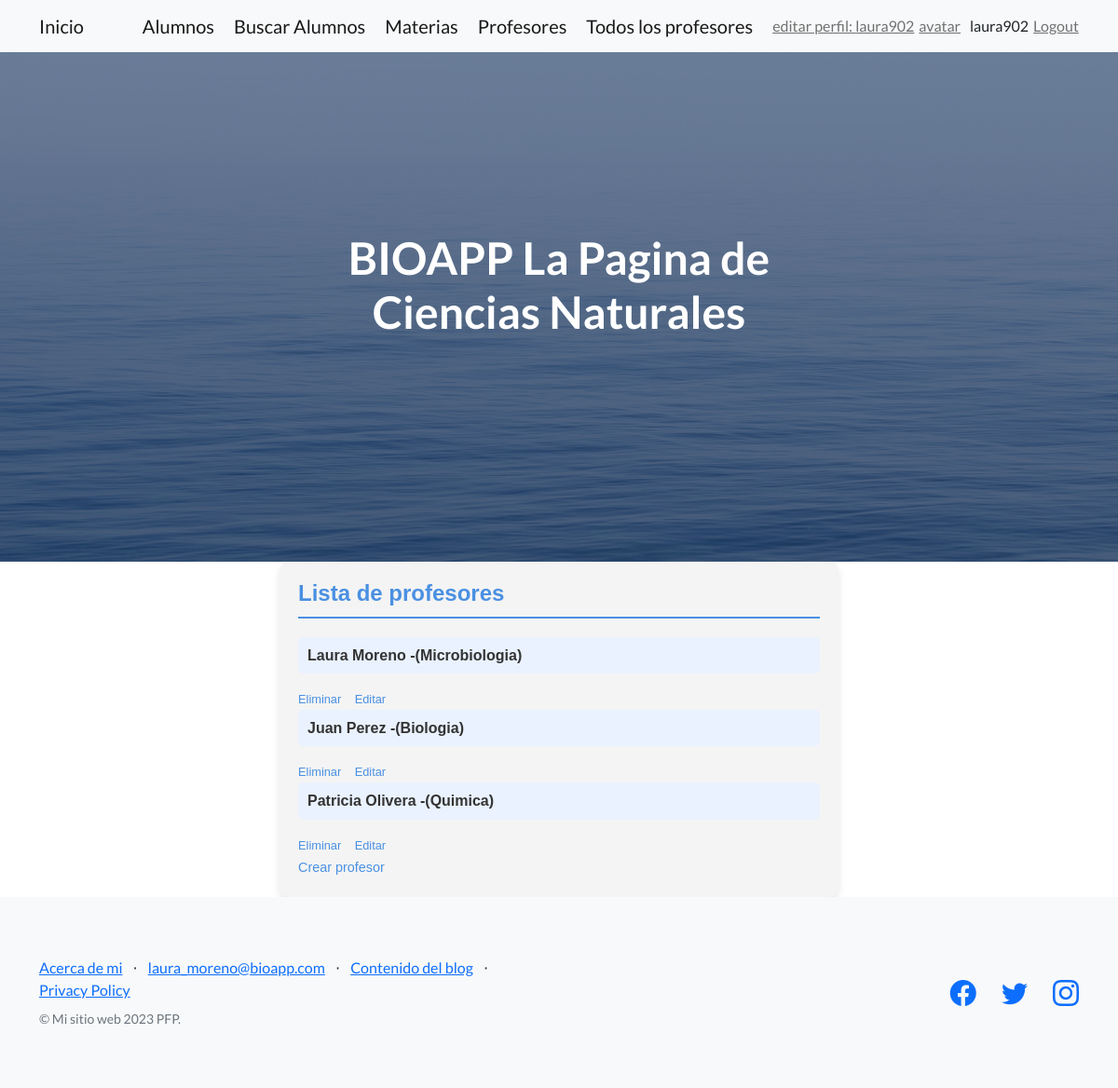
The app's page /bioapp/profesor-lista/ (signed in), older data.
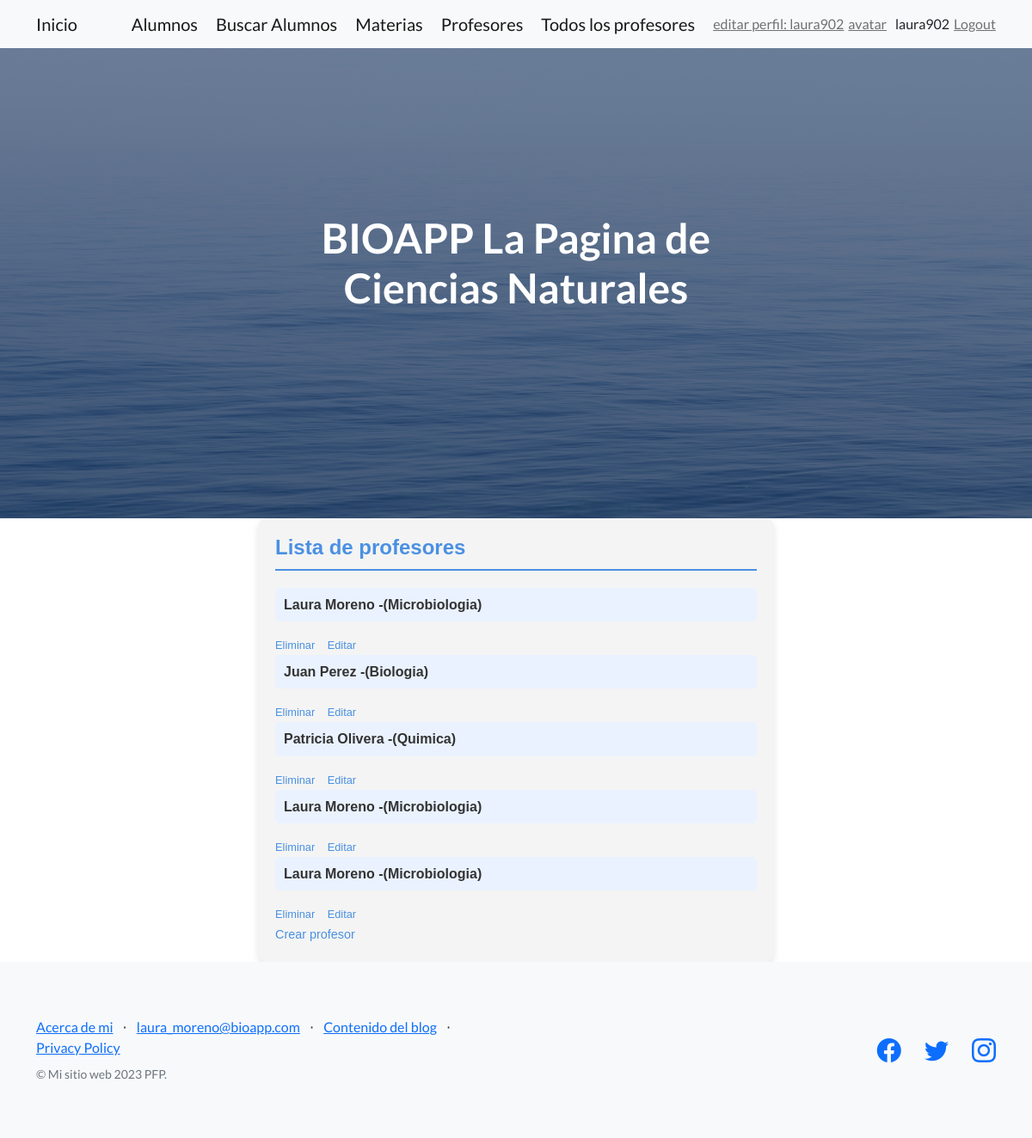
The same page, newer data.
### bioapp/models.py (models this page shows)
class Profesor(models.Model):
    nombre = models.CharField(max_length=30)
    apellido = models.CharField(max_length=100)
    materia= models.CharField(max_length=100)

### bioapp/views.py (the view)
# urls.py: path("profesor-lista/", profesores_crud_read_view),
@login_required
def profesores_crud_read_view(request):
    profesor = Profesor.objects.all()
    return render(request, "bioapp/profesor_lista.html", {"profesor": profesor})

### bioapp/templates/bioapp/profesor_lista.html
{% extends "bioapp/padre.html" %} {% block contenidoQueCambia %}
<div
  style="
    font-family: Arial, sans-serif;
    padding: 20px;
    background-color: #f4f4f4;
    max-width: 600px;
    margin: auto;
    border-radius: 10px;
    box-shadow: 0 4px 8px rgba(0, 0, 0, 0.1);
  "
>
  <h4
    style="
      color: #4a90e2;
      border-bottom: 2px solid #4a90e2;
      padding-bottom: 10px;
    "
  >
    Lista de profesores
  </h4>
  <div style="margin-top: 20px">
    {% for profesor in profesor %}
    <h6
      style="
        color: #333;
        background-color: #eaf2ff;
        padding: 10px;
        border-radius: 5px;
        margin-bottom: 15px;
      "
    >
      {{profesor.nombre}} {{profesor.apellido}} -({{profesor.materia}})
    </h6>
    <a
      href="/bioapp/profesor-eliminar/{{profesor.materia}}"
      style="
        font-size: 0.8em;
        color: #4a90e2;
        margin-right: 10px;
        text-decoration: none;
      "
      >Eliminar</a
    >
    <a
      href="/bioapp/profesor-editar/{{profesor.materia}}"
      style="
        font-size: 0.8em;
        color: #4a90e2;
        margin-right: 10px;
        text-decoration: none;
      "
      >Editar</a
    >
    {% endfor %}
  </div>
  <a
    href="/bioapp/profesor/"
    style="font-size: 0.9em; color: #4a90e2; text-decoration: none"
    >Crear profesor</a
  >
</div>
{% endblock %}

### bioapp/templates/bioapp/padre.html (shortened to what this page needs)
{% load static %}
<!DOCTYPE html>
<html lang="en">
  <head>
    <link
      href="https://cdn.jsdelivr.net/npm/bootstrap-icons@1.5.0/font/bootstrap-icons.css"
      rel="stylesheet"
      type="text/css"
    />
    <link href="{% static 'bioapp/css/styles.css'  %}" rel="stylesheet" />
  </head>
  <body>
    <nav class="navbar navbar-light bg-light static-top">
      <div class="container">
        {% if user.is_authenticated %}
         <a class="navbar-brand" href="/bioapp/inicio/">Inicio</a>
         <a class="navbar-brand" href="{% url 'bioapp:alumno_crear' %}"
          >Alumnos</a
         >
         <a class="navbar-brand" href="{% url 'bioapp:alumno_buscar' %}">
          Buscar Alumnos
         </a>
         <a class="navbar-brand" href="{% url 'bioapp:materias' %}"> Materias</a>
         <a class="navbar-brand" href="/bioapp/profesor/">Profesores</a>
         <a class="navbar-brand" href="/bioapp/profesor-lista/">Todos los profesores</a>
         <a class="navbar-text" href="{% url 'bioapp:editar-perfil' %}">editar perfil: {{ user.username }}</a>
         <a class="navbar-text" href="{% url 'bioapp:crear-avatar' %}"
          > avatar </a
         >
         <span class=""navbar-text">{{ user.username }}</span>
         <a class="navbar-text" href="{% url 'bioapp:logout' %}">Logout</a>
       {% else %}
         <a class="navbar-brand" href="{% url 'bioapp:login' %}">Login</a>
         <a class="navbar-brand" href="{% url 'bioapp:registro' %}">Registrar usuario</a>
       {% endif %}
      </div>
    </nav>
    <header class="masthead">
      <div class="container position-relative">
        <div class="row justify-content-center">
          <div class="col-xl-6">
            <div class="text-center text-white">
              <h1 class="mb-5">BIOAPP La Pagina de Ciencias Naturales</h1>
            </div>
          </div>
        </div>
      </div>
    </header>
    {% block contenidoQueCambia %} {% endblock %}
    <footer class="footer bg-light">
      <div class="container">
        <div class="row">
          <div class="col-lg-6 h-100 text-center text-lg-start my-auto">
            <ul class="list-inline mb-2">
              <li class="list-inline-item"><a href="{% url "bioapp:about" %}">Acerca de mi </a></li>
              <li class="list-inline-item">⋅</li>
              <li class="list-inline-item">
                <a href="#!">laura_moreno@bioapp.com</a>
              </li>
              <li class="list-inline-item">⋅</li>
              <li class="list-inline-item"><a href="{% url "bioapp:contenido" %}">Contenido del blog</a></li>
              <li class="list-inline-item">⋅</li>
              <li class="list-inline-item"><a href="#!">Privacy Policy</a></li>
            </ul>
            <p class="text-muted small mb-4 mb-lg-0">
              &copy; Mi sitio web 2023 PFP.
            </p>
          </div>
          <div class="col-lg-6 h-100 text-center text-lg-end my-auto">
            <ul class="list-inline mb-0">
              <li class="list-inline-item me-4">
                <a href="#!"><i class="bi-facebook fs-3"></i></a>
              </li>
              <li class="list-inline-item me-4">
                <a href="#!"><i class="bi-twitter fs-3"></i></a>
              </li>
              <li class="list-inline-item">
                <a href="#!"><i class="bi-instagram fs-3"></i></a>
              </li>
            </ul>
          </div>
        </div>
      </div>
    </footer>
  </body>
</html>

Row changes from the older to the newer data that the page shows:
added Profesor: nombre "Laura", apellido "Moreno", materia "Microbiologia"
added Profesor: nombre "Laura", apellido "Moreno", materia "Microbiologia"
